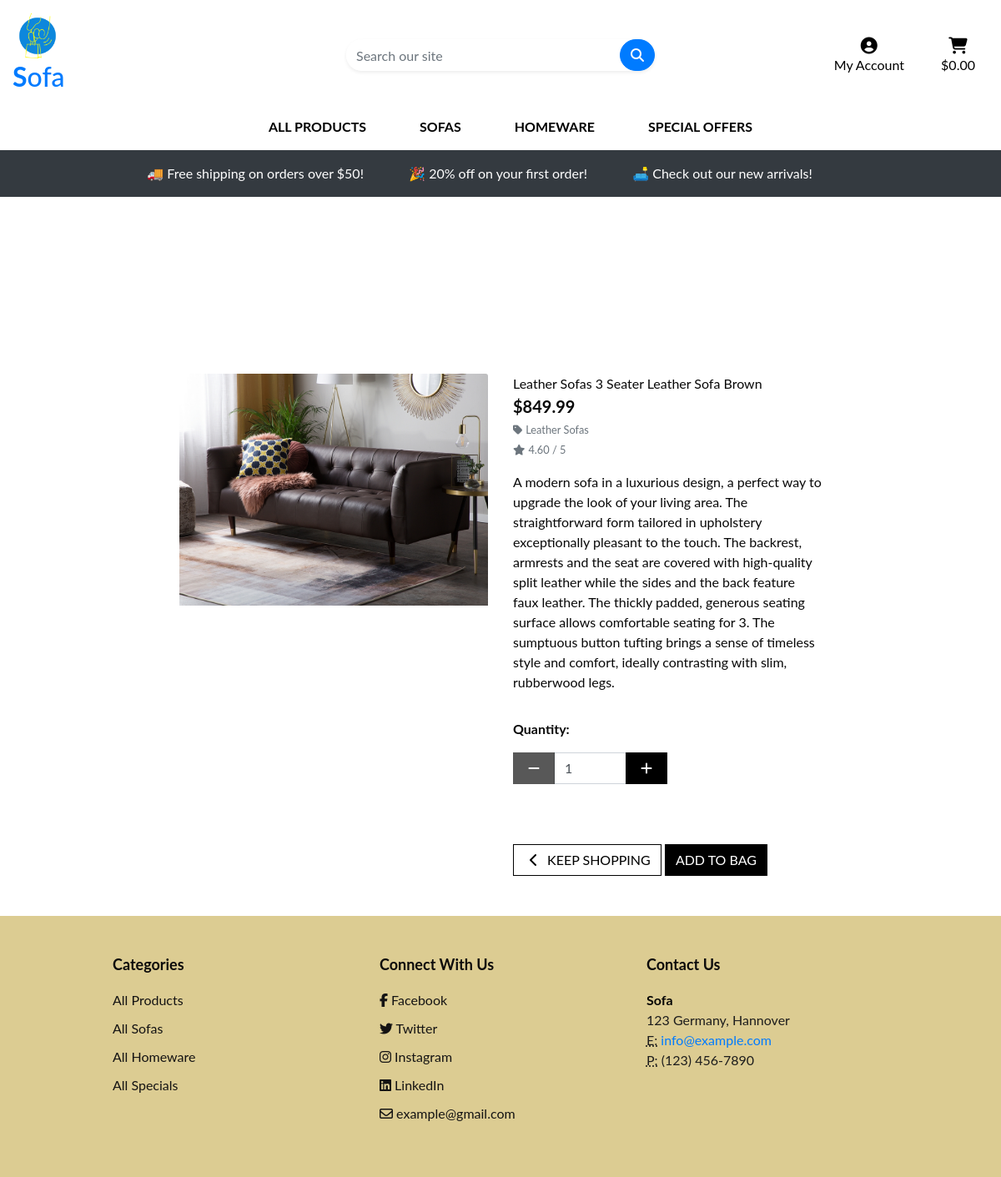
/products/1, run on the app's committed database.
### products/models.py (models this page shows, shortened)
class Product(models.Model):
    category = models.ForeignKey('Category', null=True, blank=True, on_delete=models.SET_NULL)
    sku = models.CharField(max_length=254, null=True, blank=True)
    name = models.CharField(max_length=254)
    description = models.TextField()
    price = models.DecimalField(max_digits=6, decimal_places=2)
    rating = models.DecimalField(max_digits=6, decimal_places=2, null=True, blank=True)
    image_url = models.URLField(max_length=1024, null=True, blank=True)
    image = models.ImageField(null=True, blank=True)

class Category(models.Model):
    class Meta:
        verbose_name_plural = 'Categories'
    name = models.CharField(max_length=254)
    friendly_name = models.CharField(max_length=254, null=True, blank=True)

### products/views.py (the view)
# urls.py: path('<product_id>', views.product_detail, name='product_detail'),
def product_detail(request, product_id):
    product = get_object_or_404(Product, pk=product_id)
    context = {
        'product': product,
    }
    return render(request, 'products/product_detail.html', context)

### bag/contexts.py (called while the page is built, shortened)
def bag_contents(request):
    bag_items = []
    total = 0
    product_count = 0
    bag = request.session.get('bag', {})
    if total < settings.FREE_DELIVERY_THRESHOLD:
        delivery = total * Decimal(settings.STANDARD_DELIVERY_PERCENTAGE / 100)
        free_delivery_delta = settings.FREE_DELIVERY_THRESHOLD - total
    else:
        delivery = 0
        free_delivery_delta = 0
    grand_total = delivery + total
    context = {
        'bag_items': bag_items,
        'total': total,
        'product_count': product_count,
        'delivery': delivery,
        'free_delivery_delta': free_delivery_delta,
        'free_delivery_threshold': settings.FREE_DELIVERY_THRESHOLD,
        'grand_total': grand_total,
    }
    return context

### products/templates/products/product_detail.html (shortened to what this page needs)
{% extends "base.html" %}
{% load static %}
{% block page_header %}
    <div class="container header-container">
    </div>
{% endblock %}
{% block content %}
    <div class="container-fluid">
        <div class="row">
            <div class="col-12 col-md-6 col-lg-4 offset-lg-2">
                <div class="image-container my-5">
                    {% if product.image %}
                        <a href="{{ product.image.url }}" target="_blank">
                            <img class="card-img-top img-fluid" src="{{ product.image.url }}" alt="{{ product.name }}">
                        </a>
                    {% else %}
                        <a href="">
                            <img class="card-img-top img-fluid" src="{{ MEDIA_URL }}noimage.png" alt="{{ product.name }}">
                        </a>
                    {% endif %}
                </div>
            </div>
            <div class="col-12 col-md-6 col-lg-4">
                <div class="product-details-container mb-5 mt-md-5">
                    <p class="mb-0">{{ product.name }}</p>
                    <p class="lead mb-0 text-left font-weight-bold">${{ product.price }}</p>
                    {% if product.category %}
                    <p class="small mt-1 mb-0">
                        <a class="text-muted" href="{% url 'products' %}?category={{ product.category.name }}">
                            <i class="fas fa-tag mr-1"></i>{{ product.category.friendly_name }}
                        </a>
                    </p>
                    {% endif %}
                    {% if product.rating %}
                        <small class="text-muted"><i class="fas fa-star mr-1"></i>{{ product.rating }} / 5</small>
                    {% else %}
                        <small class="text-muted">No Rating</small>
                    {% endif %}
                    <p class="mt-3">{{ product.description }}</p>
                    <form class="form" action="{% url 'add_to_bag' product.id %}" method="POST">
                        <div class="form-row">
                            <div class="col-12">
                                <p class="mt-3"><strong>Quantity:</strong></p>
                                <div class="form-group w-50">
                                    <div class="input-group">
                                        <div class="input-group-prepend">
                                            <button class="decrement-qty btn btn-black rounded-0"
                                                data-item_id="{{ product.id }}" id="decrement-qty_{{ product.id }}">
                                                <span class="icon">
                                                    <i class="fas fa-minus"></i>
                                                </span>
                                            </button>
                                        </div>
                                        <input class="form-control qty_input" type="number"
                                            name="quantity" value="1" min="1" max="99"
                                            data-item_id="{{ product.id }}"
                                            id="id_qty_{{ product.id }}">
                                        <div class="input-group-append">
                                            <button class="increment-qty btn btn-black rounded-0"
                                                data-item_id="{{ product.id }}" id="increment-qty_{{ product.id }}">
                                                <span class="icon">
                                                    <i class="fas fa-plus"></i>
                                                </span>
                                            </button>
                                        </div>
                                    </div>
                                </div>
                            </div>
                            <div class="col-12 mt-2">
                                <a href="{% url 'products' %}" class="btn btn-outline-black rounded-0 mt-5">
                                    <span class="icon">
                                        <i class="fas fa-chevron-left"></i>
                                    </span>
                                    <span class="text-uppercase">Keep Shopping</span>
                                </a>
                                <input type="submit" class="btn btn-black rounded-0 text-uppercase mt-5" value="Add to Bag">
                            </div>
                        </div>
                    </form>
                </div>
            </div>
        </div>
    </div>
{% endblock %}

### static/css/base.css (style rules this page uses)
html { height: 100%; }
body { height: calc(100vh - 164px); color: #080808; font-family: 'Lato'; }
.icon { align-items: center; display: inline-flex; justify-content: center; height: 1.5rem; width: 1.5rem; }
.btn-black { background: black; color: white; }
.btn-outline-black { background: white; color: black !important; border: 1px solid black; }
.container-fluid { position: relative; z-index: 2; }
@media (min-width: 1200px) { .container { max-width: 80%; } }
@media (min-width: 992px) { .header-container { padding-top: 164px; } }

### data on the page
Product: image (picture), name "Leather Sofas 3 Seater Leather Sofa Brown", price "849.99", category.friendly_name "Leather Sofas", rating "4.60", description "A modern sofa in a luxurious design, a perfect way to upgrade the look of your living area. The straightforward form tailored in upholstery exceptionally pleasant to the touch. The backrest, armrests and the seat are covered with high-quality split leather while the sides and the back feature faux leather. The thickly padded, generous seating surface allows comfortable seating for 3. The sumptuous button tufting brings a sense of timeless style and comfort, ideally contrasting with slim, rubberwood legs.", quantity "1"

### other printed values
{{ free_delivery_threshold }} "50"
